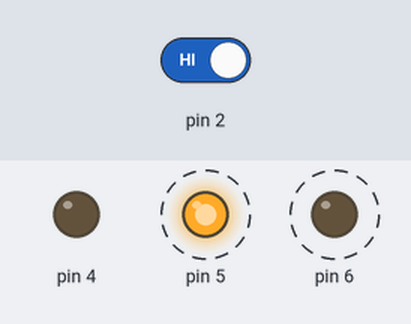
Bench run of a sketch on a simulated Arduino Uno, built with avr-gcc and run on an emulated ATmega328P. On the bench: output pins drawn as LEDs (lit = HIGH). Dashed ring = blinking. The test bench sets the inputs (shaded band); at power-on: pin 2 HIGH.

Above: at 2.0 s.
2.1 s: pin 2 driven LOW
At 2.25 s:
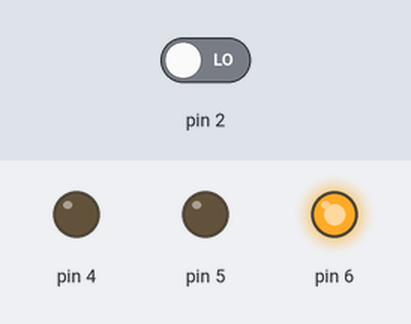
At 3.6 s:
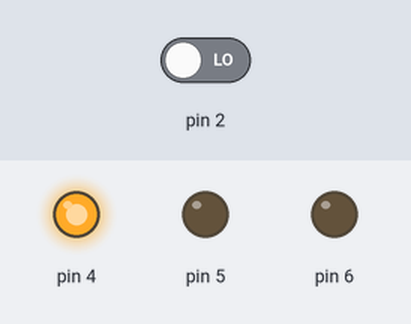
3.9 s: pin 2 driven HIGH
At 4.05 s:
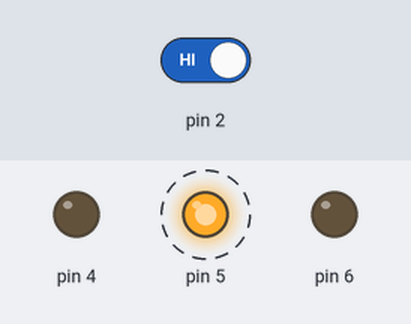
Timing chart, 0 to 13.1 s (numbered marks = the images above; inputs shaded):
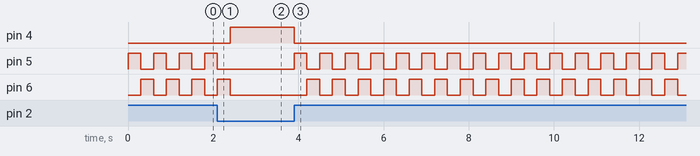

Measured:
- after the input at 2.1 s, pin 4: LOW → HIGH after 0.30 s; pin 5: goes on until 2.1 s, then stays LOW; pin 6: goes on until 2.4 s, then stays LOW
- after the input at 3.9 s, pin 4: HIGH → LOW at once; pin 5: alternates HIGH for 0.30 s and LOW for 0.30 s, starting at once; pin 6: alternates HIGH for 0.30 s and LOW for 0.30 s, starting after 0.30 s
- by itself, pin 5, pin 6: alternates HIGH for 0.30 s and LOW for 0.30 s

The sketch:

4_spaceship_interface.ino
```cpp
// LED pattern displayer

int switchstate = 0;

void setup()
{ // put your setup code here, to run once:
    pinMode(2, INPUT);
    pinMode(4, OUTPUT);
    pinMode(5, OUTPUT);
    pinMode(6, OUTPUT);
}

void loop()
{
    // put your main code here, to run repeatedly:
    switchstate = digitalRead(2);
    if (switchstate == LOW) {
        digitalWrite(4, HIGH);
        digitalWrite(5, LOW);
        digitalWrite(6, LOW);
    } else {
        digitalWrite(4, LOW);
        digitalWrite(5, HIGH);
        delay(300);
        digitalWrite(5, LOW);
        digitalWrite(6, HIGH);
        delay(300);
        digitalWrite(6, LOW);
        digitalWrite(4, HIGH);
    }
}
```
